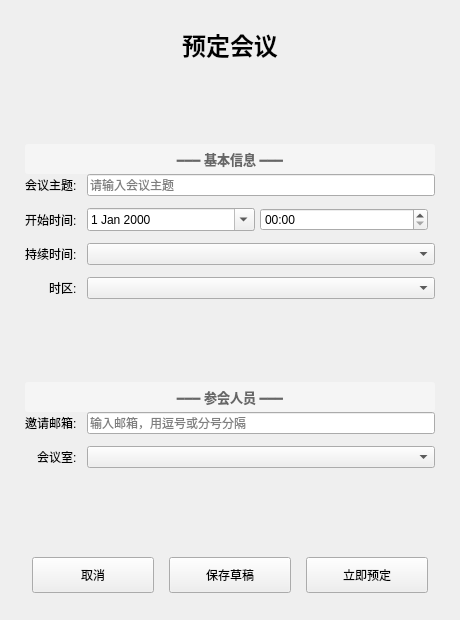
<?xml version="1.0" encoding="UTF-8"?>
<ui version="4.0">
 <class>BookMeeting</class>
 <widget class="QWidget" name="BookMeeting">
  <property name="geometry">
   <rect>
    <x>0</x>
    <y>0</y>
    <width>460</width>
    <height>620</height>
   </rect>
  </property>
  <property name="minimumSize">
   <size>
    <width>420</width>
    <height>580</height>
   </size>
  </property>
  <property name="windowTitle">
   <string>预定会议</string>
  </property>
  <layout class="QVBoxLayout" name="mainLayout">
   <property name="spacing">
    <number>0</number>
   </property>
   <property name="leftMargin">
    <number>25</number>
   </property>
   <property name="topMargin">
    <number>20</number>
   </property>
   <property name="rightMargin">
    <number>25</number>
   </property>
   <property name="bottomMargin">
    <number>20</number>
   </property>
   <item>
    <spacer name="topSpacer">
     <property name="orientation">
      <enum>Qt::Vertical</enum>
     </property>
    </spacer>
   </item>
   <item>
    <widget class="QLabel" name="titleLabel">
     <property name="font">
      <font>
       <pointsize>18</pointsize>
       <bold>true</bold>
      </font>
     </property>
     <property name="text">
      <string>预定会议</string>
     </property>
     <property name="alignment">
      <set>Qt::AlignCenter</set>
     </property>
    </widget>
   </item>
   <item>
    <spacer name="afterTitleSpacer">
     <property name="orientation">
      <enum>Qt::Vertical</enum>
     </property>
     <property name="sizeHint" stdset="0">
      <size>
       <width>20</width>
       <height>20</height>
      </size>
     </property>
    </spacer>
   </item>
   <item>
    <widget class="QLabel" name="basicGroupLabel">
     <property name="font">
      <font>
       <pointsize>10</pointsize>
       <bold>true</bold>
      </font>
     </property>
     <property name="styleSheet">
      <string notr="true">QLabel {
    background-color: #f5f5f5;
    color: #666666;
    padding: 5px 15px;
    border-radius: 3px;
}</string>
     </property>
     <property name="text">
      <string>━━━ 基本信息 ━━━</string>
     </property>
     <property name="alignment">
      <set>Qt::AlignCenter</set>
     </property>
    </widget>
   </item>
   <item>
    <layout class="QFormLayout" name="basicFormLayout">
     <property name="labelAlignment">
      <set>Qt::AlignRight|Qt::AlignVCenter</set>
     </property>
     <property name="formAlignment">
      <set>Qt::AlignLeading|Qt::AlignTop</set>
     </property>
     <property name="horizontalSpacing">
      <number>10</number>
     </property>
     <property name="verticalSpacing">
      <number>12</number>
     </property>
     <item row="0" column="0">
      <widget class="QLabel" name="topicLabel">
       <property name="text">
        <string>会议主题:</string>
       </property>
      </widget>
     </item>
     <item row="0" column="1">
      <widget class="QLineEdit" name="topicEdit">
       <property name="placeholderText">
        <string>请输入会议主题</string>
       </property>
      </widget>
     </item>
     <item row="1" column="0">
      <widget class="QLabel" name="startTimeLabel">
       <property name="text">
        <string>开始时间:</string>
       </property>
      </widget>
     </item>
     <item row="1" column="1">
      <layout class="QHBoxLayout" name="startTimeLayout">
       <property name="spacing">
        <number>5</number>
       </property>
       <item>
        <widget class="QDateEdit" name="dateEdit">
         <property name="calendarPopup">
          <bool>true</bool>
         </property>
        </widget>
       </item>
       <item>
        <widget class="QTimeEdit" name="timeEdit">
         <property name="displayFormat">
          <string>HH:mm</string>
         </property>
        </widget>
       </item>
       <item>
        <spacer name="timeSpacer">
         <property name="orientation">
          <enum>Qt::Horizontal</enum>
         </property>
        </spacer>
       </item>
      </layout>
     </item>
     <item row="2" column="0">
      <widget class="QLabel" name="durationLabel">
       <property name="text">
        <string>持续时间:</string>
       </property>
      </widget>
     </item>
     <item row="2" column="1">
      <widget class="QComboBox" name="durationCombo"/>
     </item>
     <item row="3" column="0">
      <widget class="QLabel" name="timezoneLabel">
       <property name="text">
        <string>时区:</string>
       </property>
      </widget>
     </item>
     <item row="3" column="1">
      <widget class="QComboBox" name="timezoneCombo"/>
     </item>
    </layout>
   </item>
   <item>
    <spacer name="afterBasicSpacer">
     <property name="orientation">
      <enum>Qt::Vertical</enum>
     </property>
     <property name="sizeHint" stdset="0">
      <size>
       <width>20</width>
       <height>15</height>
      </size>
     </property>
    </spacer>
   </item>
   <item>
    <widget class="QLabel" name="attendeesGroupLabel">
     <property name="font">
      <font>
       <pointsize>10</pointsize>
       <bold>true</bold>
      </font>
     </property>
     <property name="styleSheet">
      <string notr="true">QLabel {
    background-color: #f5f5f5;
    color: #666666;
    padding: 5px 15px;
    border-radius: 3px;
}</string>
     </property>
     <property name="text">
      <string>━━━ 参会人员 ━━━</string>
     </property>
     <property name="alignment">
      <set>Qt::AlignCenter</set>
     </property>
    </widget>
   </item>
   <item>
    <layout class="QFormLayout" name="attendeesFormLayout">
     <property name="labelAlignment">
      <set>Qt::AlignRight|Qt::AlignVCenter</set>
     </property>
     <property name="formAlignment">
      <set>Qt::AlignLeading|Qt::AlignTop</set>
     </property>
     <property name="horizontalSpacing">
      <number>10</number>
     </property>
     <property name="verticalSpacing">
      <number>12</number>
     </property>
     <item row="0" column="0">
      <widget class="QLabel" name="emailsLabel">
       <property name="text">
        <string>邀请邮箱:</string>
       </property>
      </widget>
     </item>
     <item row="0" column="1">
      <widget class="QLineEdit" name="emailsEdit">
       <property name="placeholderText">
        <string>输入邮箱，用逗号或分号分隔</string>
       </property>
      </widget>
     </item>
     <item row="1" column="0">
      <widget class="QLabel" name="roomLabel">
       <property name="text">
        <string>会议室:</string>
       </property>
      </widget>
     </item>
     <item row="1" column="1">
      <widget class="QComboBox" name="roomCombo"/>
     </item>
    </layout>
   </item>
   <item>
    <spacer name="afterAttendeesSpacer">
     <property name="orientation">
      <enum>Qt::Vertical</enum>
     </property>
     <property name="sizeHint" stdset="0">
      <size>
       <width>20</width>
       <height>15</height>
      </size>
     </property>
    </spacer>
   </item>
   <item>
    <widget class="QWidget" name="collapsibleContainer" native="true">
     <layout class="QVBoxLayout" name="collapsibleLayout">
      <property name="spacing">
       <number>10</number>
      </property>
      <property name="leftMargin">
       <number>0</number>
      </property>
      <property name="topMargin">
       <number>0</number>
      </property>
      <property name="rightMargin">
       <number>0</number>
      </property>
      <property name="bottomMargin">
       <number>0</number>
      </property>
     </layout>
    </widget>
   </item>
   <item>
    <spacer name="middleSpacer">
     <property name="orientation">
      <enum>Qt::Vertical</enum>
     </property>
    </spacer>
   </item>
   <item>
    <layout class="QHBoxLayout" name="buttonLayout">
     <property name="spacing">
      <number>15</number>
     </property>
     <item>
      <spacer name="leftButtonSpacer">
       <property name="orientation">
        <enum>Qt::Horizontal</enum>
       </property>
      </spacer>
     </item>
     <item>
      <widget class="QPushButton" name="cancelBtn">
       <property name="minimumSize">
        <size>
         <width>80</width>
         <height>36</height>
        </size>
       </property>
       <property name="text">
        <string>取消</string>
       </property>
      </widget>
     </item>
     <item>
      <widget class="QPushButton" name="saveDraftBtn">
       <property name="minimumSize">
        <size>
         <width>80</width>
         <height>36</height>
        </size>
       </property>
       <property name="text">
        <string>保存草稿</string>
       </property>
      </widget>
     </item>
     <item>
      <widget class="QPushButton" name="bookNowBtn">
       <property name="minimumSize">
        <size>
         <width>80</width>
         <height>36</height>
        </size>
       </property>
       <property name="text">
        <string>立即预定</string>
       </property>
      </widget>
     </item>
     <item>
      <spacer name="rightButtonSpacer">
       <property name="orientation">
        <enum>Qt::Horizontal</enum>
       </property>
      </spacer>
     </item>
    </layout>
   </item>
   <item>
    <spacer name="bottomSpacer">
     <property name="orientation">
      <enum>Qt::Vertical</enum>
     </property>
    </spacer>
   </item>
  </layout>
 </widget>
 <resources/>
 <connections/>
 <slots>
  <slot>onCancelClicked()</slot>
  <slot>onSaveDraftClicked()</slot>
  <slot>onBookNowClicked()</slot>
 </slots>
</ui>
